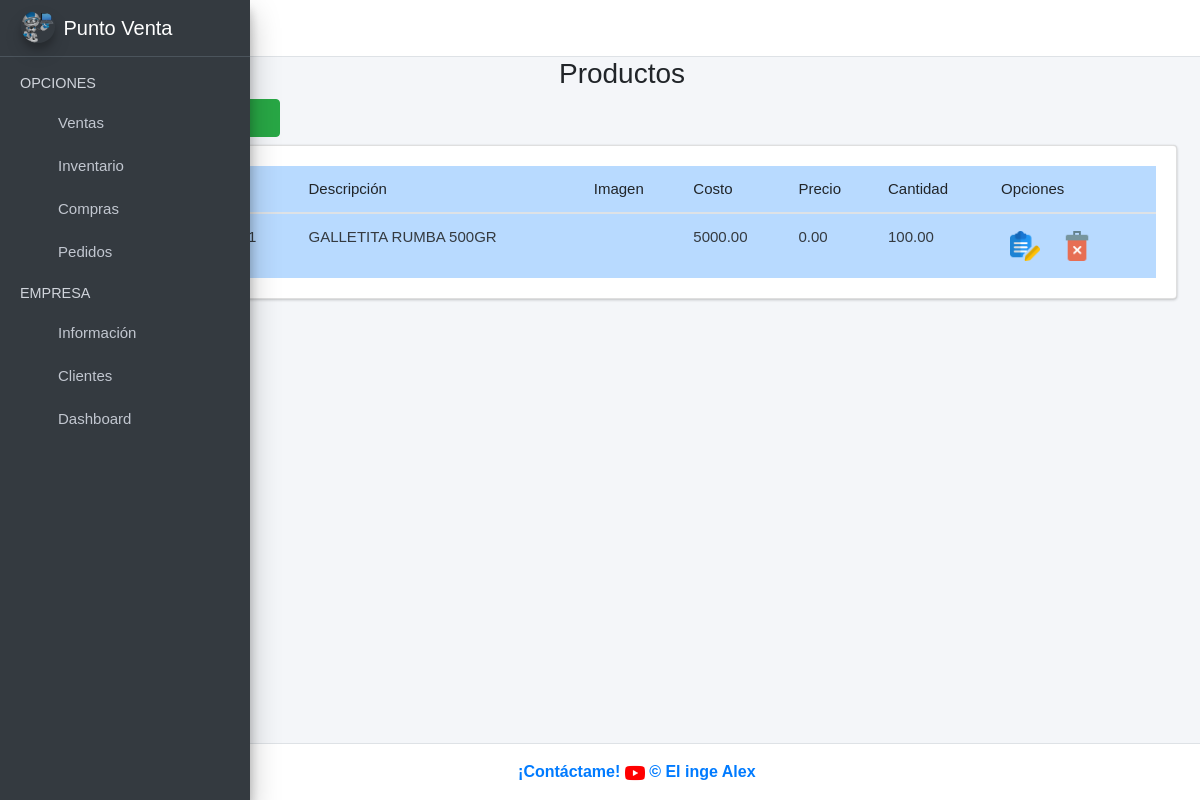
Before: /productos/ with the older database file.
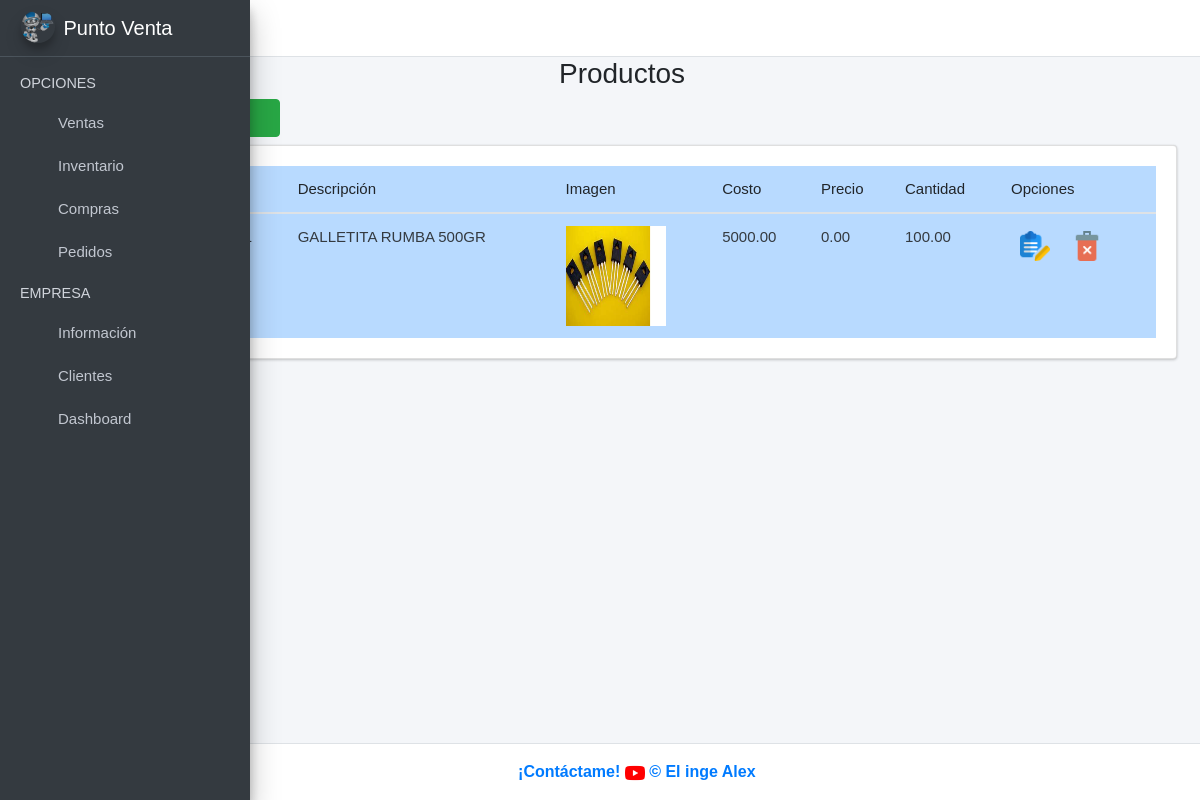
After: the same page with the newer database file.
### ventas/models.py (models this page shows, shortened)
class Producto(models.Model):
    codigo = models.CharField(max_length=255, unique=True, null=True, blank=True)
    descripcion = models.CharField(max_length=255, unique=True, null=False)
    imagen = models.ImageField(upload_to='productos', null=True, blank=True)
    costo = models.DecimalField(max_digits=15, decimal_places=2, null=False)
    precio = models.DecimalField(max_digits=15, decimal_places=2, null=False, default=0, blank=True )
    cantidad = models.DecimalField(max_digits=15, decimal_places=2, null=False)
    created = models.DateTimeField(auto_now_add=True)
    updated = models.DateTimeField(auto_now_add=True)
    class Meta:
        verbose_name = 'producto'
        verbose_name_plural = 'productos'
        order_with_respect_to = 'descripcion'

### ventas/views.py (the view)
# urls.py: path('productos/', views.productos_view, name='Productos'),
def productos_view(request):
    productos = Producto.objects.all()
    form_add = AddProductoForm()
    form_editar = EditarProductoForm()
    context = {
        'productos': productos,
        'form_add': form_add,
        'form_editar': form_editar
    }
    return render(request, 'productos.html', context)

### ventas/templates/productos.html (shortened to what this page needs)
{% extends "base.html" %}
{% load static %}
{% load widget_tweaks %}
{% block content %}
<link rel="stylesheet" href="{% static 'index/css/b4.css' %}">
<div class="row">
    <div class="col-md-12">
        <h3 class="text-center">Productos   <i class="fas fa-boxes"></i></h3>
        <div class="col-md-3 pb-2">
            <a href="#AgregarPersonalModal"
                data-toggle="modal" data-dismiss="modal">
                <button type="button" class="btn btn-success">
                    <i class="fas fa-plus-circle"></i>
                </button>
            </a>
        </div>
        <div class="card card-body" style="overflow:scroll">
            <table class="table table-hover table-primary" id="myTable">
                <thead>
                    <tr>
                        <th># ID</th>
                        <th>Codigo</th>
                        <th>Descripción</th>
                        <th>Imagen</th>
                        <th>Costo</th>
                        <th>Precio</th>
                        <th>Cantidad</th>
                        <th>Opciones</th>
                    </tr>
                </thead>
                <tbody class="text-dark">
                    {% for i in productos %}
                    <tr>
                        <td>{{i.id}}</td>
                        <td>{{i.codigo}}</td>
                        <td>{{i.descripcion}}</td>
                        {% if i.imagen %}
                        <td><img src="{{i.imagen.url}}" alt="Error" width="100" height="100"></td>
                        {% else %}
                        <td></td>
                        {% endif %}
                        <td>{{i.costo}}</td>
                        <td>{{i.precio}}</td>
                        <td>{{i.cantidad}}</td>
                        <td>
                            <button onclick="editarProducto('{{i.id}}','{{i.codigo}}','{{i.descripcion}}', '{{i.costo}}','{{i.precio}}','{{i.cantidad}}')"  class="btn btn-dark-outline btn-sm" data-toggle="modal"
                                href="#EditarPersonalModal"><img src="{% static 'index/img/editar.png' %}" alt="Error"
                                    width="30"></button>
                            <button onclick="eliminarProducto('{{i.id}}')" class="btn btn-dark-outline btn-sm"
                                data-toggle="modal" href="#EliminarPersonalModal"><img
                                    src="{% static 'index/img/delete.png' %}" alt="Error" width="30"></button>
                        </td>
                    </tr>
                    {% endfor %}
                </tbody>
            </table>
        </div>
    </div>
</div>
{% endblock %}

Changed rows visible on the page:
changed Producto "PRO001": imagen empty → "productos/trans.png" (drawn); imagen: picture added
